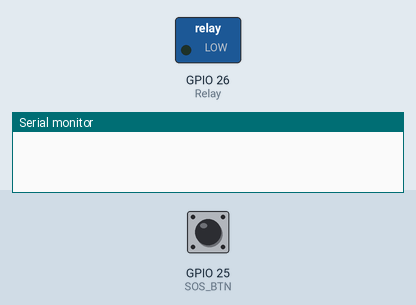
Recording of a sketch running on a simulated ESP32. Shown: switched loads named in the sketch (green lamp = pin HIGH), the last lines printed to the serial monitor. Inputs (shaded band) come from the test bench; at power-on: GPIO 25 (SOS_BTN) HIGH. WiFi joins after 1.5 s; servers stay silent unless stated; uploads are accepted with an empty reply.

Above: at 1.2 s.
1.3 s: GPIO 25 (SOS_BTN) pulled LOW for 0.15 s
At 2.6 s:
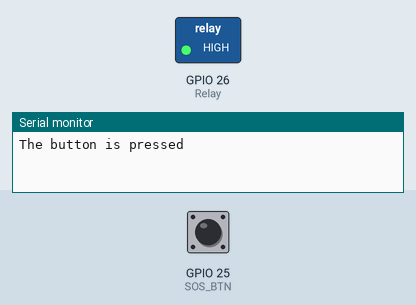
Timing chart, 0 to 5.9 s (numbered marks = the images above; inputs shaded):
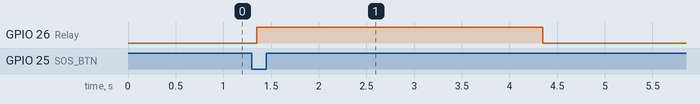

Measured:
- after the input at 1.3 s, GPIO 26 (Relay): LOW → HIGH after 0.05 s, → LOW 3.0 s later

The sketch:

Esp32_W5500_Btn.ino
```cpp
#include <SPI.h>
#include <Ethernet.h>
#include <HTTPClient.h>
#include "IP_config.h" // <--- Change settings network here.

const int SOS_BTN  =  25;     // ESP32 pin GIOP25 connected to button's pin
const int Relay    = 26;   // ESP32 pin GIOP26 connected to relay's pin
const int DEBOUNCE_DELAY = 50;   // the debounce time; increase if the output flickers

// variables will change:
int lastSteadyState = LOW;       // the previous steady state from the input pin
int lastFlickerableState = LOW;  // the previous flickerable state from the input pin
int currentState;                // the current reading from the input pin
unsigned long lastDebounceTime = 0;  // the last time the output pin was toggled

EthernetClient client;

void setup() {
  // Use Ethernet.init(pin) to configure the CS pin.
  Ethernet.init(5);           // GPIO5 on the ESP32.
  // Open serial communications and wait for port to open:
  Serial.begin(115200);
  pinMode(SOS_BTN, INPUT_PULLUP);
  pinMode(Relay,OUTPUT);
}

void loop() {
  //Push Button
  currentState = digitalRead(SOS_BTN);   // read current state
  if (currentState != lastFlickerableState) {
    // reset the debouncing timer
    lastDebounceTime = millis();
    // save the the last flickerable state
    lastFlickerableState = currentState;
  }
  // whatever the reading is at, it's been there for longer than the debounce
  if ((millis() - lastDebounceTime) > DEBOUNCE_DELAY) {
  // if the button state has changed:
  if (lastSteadyState == HIGH && currentState == LOW){
    Serial.println("The button is pressed");
    digitalWrite(Relay,HIGH);
    delay(3000);
    digitalWrite(Relay,LOW);       //Alert time for siren
    //Ethernet connect
    Ethernet.begin(MAC, IP, DNS, GW, Subnet);
    delay(500);
    Serial.print("Ethernet IP is: ");
    Serial.println(Ethernet.localIP());
    //check network
    //if connect
    if(client.connect(HOST_NAME, HTTP_PORT)) {
      Serial.println("Connected to server");
      // make a HTTP request:
      // send HTTP header
      client.println(HTTP_METHOD + " " + PATH_NAME + " HTTP/1.1");
      client.println("Host: " + String(HOST_NAME));
      client.println("Connection: close");
      client.println(); // end HTTP header
      while(client.connected()) {
        if(client.available()){
          char c = client.read(); // read an incoming byte from the server and print it to serial monitor:
          Serial.print(c);
        }
      }
      //disconnect & stop client
      client.stop();
      Serial.println();
      Serial.println("disconnected");
    }
    // if not connected:
    else {
      Serial.println("connection failed");
    }
  }
  else if (lastSteadyState == LOW && currentState == HIGH){
    // Serial.println("The button is released");
  }
  // save the the last steady state
  lastSteadyState = currentState;
  }
}
```

IP_config.h
```cpp
/*
 *   $Id: local_config.h,v 1.5 2019/04/04 23:06:53 gaijin Exp $
 *
 * Change settings below to customize for -YOUR- local network.
 *
 */
/*
 * W5500 "hardware" MAC address.
 */
uint8_t MAC[] = { 0x02, 0xF0, 0x0D, 0xBE, 0xEF, 0x01 };
/*
 * Define the static network settings for this gateway's ETHERNET connection
 * on your LAN.  These values must match YOUR SPECIFIC LAN.  The "eth_IP"
 * is the IP address for this gateway's ETHERNET port.
 */
IPAddress IP(192, 168, 10, 77);    // *** CHANGE THIS to something relevant for YOUR LAN. ***
IPAddress Subnet(255, 255, 255, 0);   // Subnet mask.
IPAddress DNS(192, 168, 10, 1);    // *** CHANGE THIS to match YOUR DNS server.           ***
IPAddress GW(192, 168, 10, 1);   // *** CHANGE THIS to match YOUR Gateway (router).     ***

//HTTP Method
int    HTTP_PORT   = 8000;
String HTTP_METHOD = "GET"; // or POST
char   HOST_NAME[] = "192.168.10.5";
String PATH_NAME   = "/sos";


// //HTTP Method
// int    HTTP_PORT   = 80;
// String HTTP_METHOD = "GET"; // or POST
// char   HOST_NAME[] = "httpbin.org";
// String PATH_NAME   = "/get";
```
